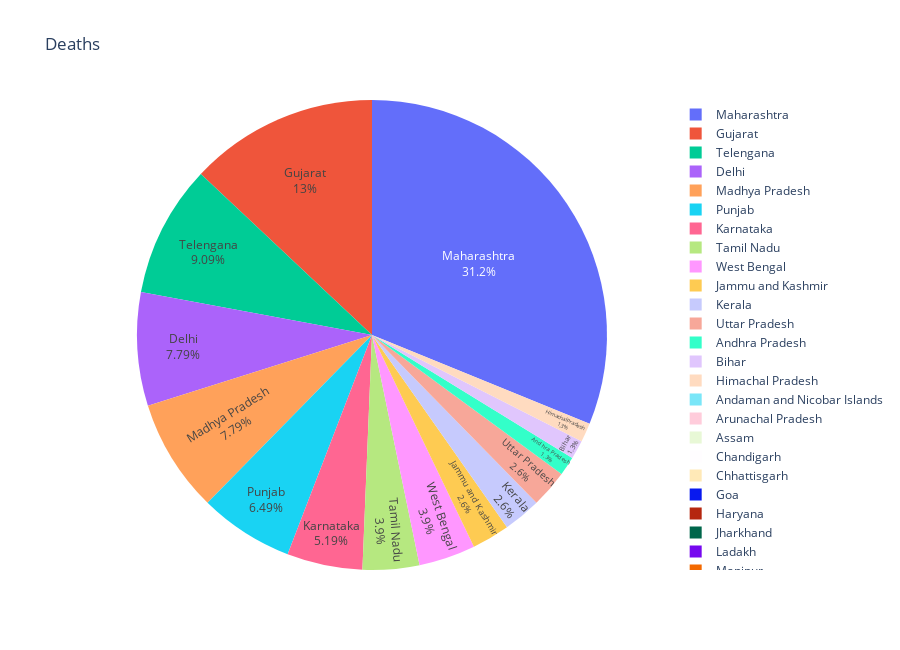

The code cell stored with this chart in its notebook:
### Markdown cell above
### Deaths pie chart

### Code cell
fig = px.pie(date_table.loc[date_table.last_valid_index()], values='Deaths', names='State/UnionTerritory', title='Deaths')
fig.update_layout(
    autosize=False,
    width=900,
    height=650)
fig.update_traces(textposition='inside', textinfo='percent+label')
fig.show()

### Figure 1 — Plotly figure (JSON) as saved in the notebook; plotly's stock layout.template omitted (floating-point values rounded to 4 significant figures)
{"data": [{"domain": {"x": [0, 1], "y": [0, 1]}, "hovertemplate": "State/UnionTerritory=%{label}<br>Deaths=%{value}<extra></extra>", "labels": ["Andaman and Nicobar Islands", "Andhra Pradesh", "Arunachal Pradesh", "Assam", "Bihar", "Chandigarh", "Chhattisgarh", "Delhi", "Goa", "Gujarat", "Haryana", "Himachal Pradesh", "Jammu and Kashmir", "Jharkhand", "Karnataka", "Kerala", "Ladakh", "Madhya Pradesh", "Maharashtra", "Manipur", "Mizoram", "Odisha", "Puducherry", "Punjab", "Rajasthan", "Tamil Nadu", "Telengana", "Uttar Pradesh", "Uttarakhand", "West Bengal"], "legendgroup": "", "name": "", "showlegend": true, "textinfo": "percent+label", "textposition": "inside", "type": "pie", "values": [0, 1, 0, 0, 1, 0, 0, 6, 0, 10, 0, 1, 2, 0, 4, 2, 0, 6, 24, 0, 0, 0, 0, 5, 0, 3, 7, 2, 0, 3]}], "layout": {"autosize": false, "height": 650, "legend": {"tracegroupgap": 0}, "title": {"text": "Deaths"}, "width": 900}}
